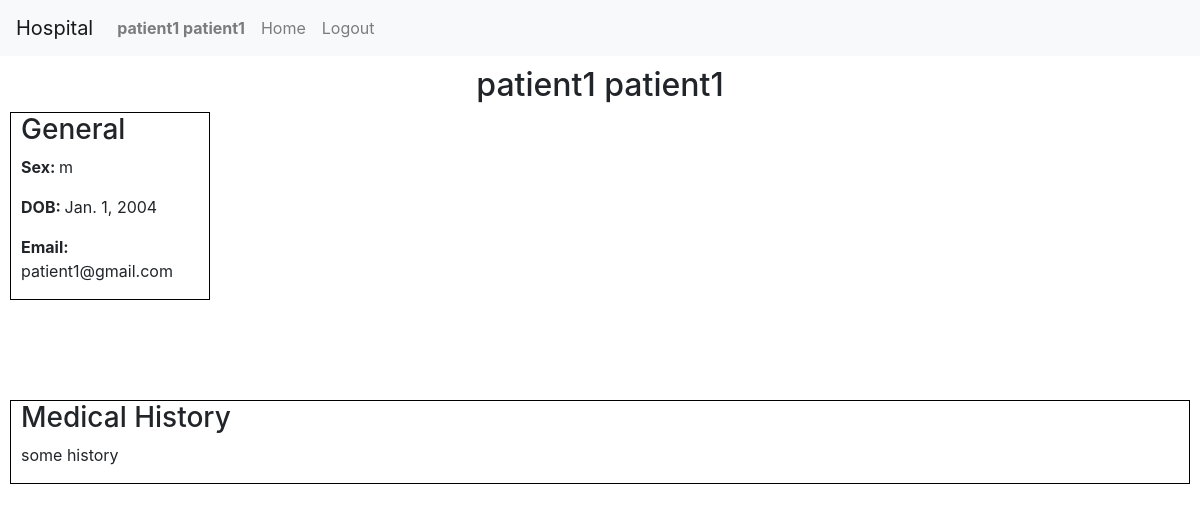
/patient/2 (signed in), run on the app's committed database.
### hospital/models.py (models this page shows, shortened)
class User(AbstractUser):
    role = models.CharField(max_length=1, blank=False, null=False, default="p")
    treatedBy = models.ForeignKey('self', on_delete=models.DO_NOTHING, blank=True, null=True)
    history = models.CharField(max_length=1000, blank=True, null=True)
    img = models.ImageField(blank=True, null=True, upload_to=f)
    diagnosis = models.CharField(max_length=20, blank=True, null=True)
    dob = models.DateField(auto_now=False, auto_now_add=False)
    sex = models.CharField(max_length=1, blank=False, null=False)

### hospital/views.py (the view)
# urls.py: path('patient/<int:id>', views.patient_homepage_view, name="patient"),
def patient_homepage_view(request, id):
    if not request.user.is_authenticated:
        return HttpResponseRedirect(reverse("index"))
    elif ((request.user.id == id) or (request.user.role == 'd')):
        return render(request, "hospital/patient.html", {
            'patient': User.objects.get(id=id)
        })
    else:
        return HttpResponseRedirect(reverse("index"))

### hospital/templates/hospital/patient.html (shortened to what this page needs)
{% extends "hospital/layout.html" %}
{% block body %}
    <h2 id="patient-title">{{patient.first_name}} {{patient.last_name}}</h2>
    <div id="patient-general">
        <h3>General</h3>
        <p><strong>Sex: </strong>{{ patient.sex }}</p>
        <p><strong>DOB: </strong>{{ patient.dob }}</p>
        <p><strong>Email: </strong>{{ patient.email }}</p>
    </div>
    <div id="patient-history">
        <h3>Medical History</h3>
        <p>{{ patient.history }}</p>
    </div>
{% endblock %}

### hospital/templates/hospital/layout.html (shortened to what this page needs)
{% load static %}
<!DOCTYPE html>
<html>
    <head>
        <link rel="stylesheet" href="{% static 'hospital/styles.css' %}">
        <link rel="stylesheet" href="https://stackpath.bootstrapcdn.com/bootstrap/4.4.1/css/bootstrap.min.css">
    </head>
    <body>
        <nav class="navbar navbar-expand-lg navbar-light bg-light">
            <a href="" class="navbar-brand">Hospital</a>
            <ul class="navbar-nav mr-auto">
                {% if user.is_authenticated %}
                    <li class="nav-item">
                        <a class="nav-link" href=""><strong>{{ user.first_name }} {{ user.last_name }}</strong></a>
                    </li>
                    <li class="nav-item">
                        <a class="nav-link" href="{% url 'index' %}">Home</a>
                    </li>
                    <li>
                        <a class="nav-link" href="{% url 'logout' %}">Logout</a>
                    </li>
                {% endif %}
            </ul>
        </nav>
        {% block body %}
        {% endblock %}
    </body>
</html>

### hospital/static/hospital/styles.css (style rules this page uses)
#patient-general { border: 1px black solid; width: 200px; margin-bottom: 100px; margin-left: 10px; padding-left: 10px; }
#patient-history { border: 1px black solid; margin-bottom: 100px; margin-left: 10px; padding-left: 10px; margin-right: 10px; }
#patient-title { margin-top: 10px; text-align: center; }

### data on the page
User: first_name "patient1", last_name "patient1", sex "m", dob "Jan. 1, 2004", email "patient1@gmail.com", history "some history"
